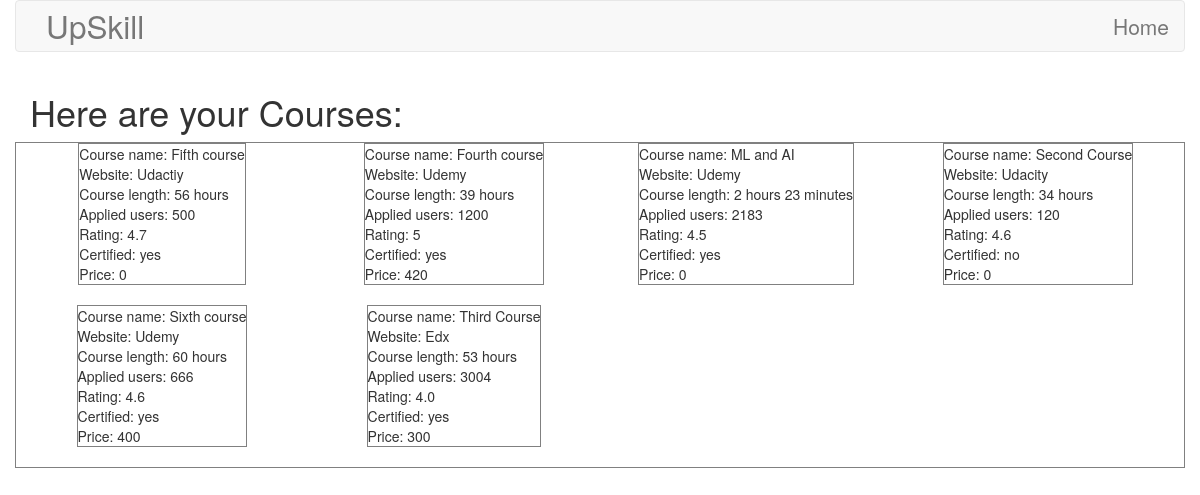
Page /courses/ on the committed database.
### appOne/models.py (models this page shows, shortened)
class Course(models.Model):
    course_name = models.CharField(max_length=128,default='')
    length = models.CharField(max_length=128,default='')
    applied = models.CharField(max_length=128,default='')
    website = models.CharField(max_length=128,default='')
    rating = models.CharField(max_length=128,default='')
    certified = models.CharField(max_length=128,default='')
    price = models.CharField(max_length=128,default=0)

### appOne/views.py (the view)
# urls.py: path('courses/',include('appOne.urls')),
def courses(request):
    course_list = Course.objects.order_by('course_name')
    course_dict = {'courses':course_list}
    return render(request,'appOne/courses.html',context=course_dict)

### templates/appOne/courses.html (shortened to what this page needs)
<!DOCTYPE html>
{% load static %}
<html lang="en" dir="ltr">
  <head>
    <link rel="stylesheet" href="{% static 'css/appOne.css' %}">
    <link rel="stylesheet" href="https://maxcdn.bootstrapcdn.com/bootstrap/3.3.7/css/bootstrap.min.css">
  </head>
  <body>
    <nav class="navbar navbar-default container" role="navigation" id='mynav'>
      <span class="navbar-brand" id="mynav">UpSkill</span>
      <ul class="nav navbar-nav navbar-right">
        <li><a class="navbar-link" href="{%  url 'index' %}">Home</a></li>
      </ul>
    </nav>
    <div class="container">
      <h1 class='myheading'>Here are your Courses: </h1>
      {% if courses %}
      <div class="row">
        {% for course in courses %}
        <div class="col-sm-3">
          <table class="mytable" frame="box">
            <tr><td>Course name: {{ course.course_name }}</td></tr>
            <tr><td>Website: {{ course.website }}</td></tr>
            <tr><td>Course length: {{ course.length }}</td></tr>
            <tr><td>Applied users: {{ course.applied }}</td></tr>
            <tr><td>Rating: {{ course.rating }}</td></tr>
            <tr><td>Certified: {{ course.certified }}</td></tr>
            <tr><td>Price: {{ course.price }}</td></tr>
          </table>
          <br>
        </div>
          {% endfor %}
          </div>
      {% endif %}
    </div>
  </body>
</html>

### appOne/static/css/appOne.css (style rules this page uses)
table,td { border-collapse: collapse; padding: auto; margin: auto; }
#mynav { font-size: 1.5em; }
.row { border: 1px solid grey; }

### rows in the picture
Course: course_name "Fifth course", website "Udactiy", length "56 hours", applied "500", rating "4.7", certified "yes", price "0"
Course: course_name "Fourth course", website "Udemy", length "39 hours", applied "1200", rating "5", certified "yes", price "420"
Course: course_name "ML and AI", website "Udemy", length "2 hours 23 minutes", applied "2183", rating "4.5", certified "yes", price "0"
Course: course_name "Second Course", website "Udacity", length "34 hours", applied "120", rating "4.6", certified "no", price "0"
Course: course_name "Sixth course", website "Udemy", length "60 hours", applied "666", rating "4.6", certified "yes", price "400"
Course: course_name "Third Course", website "Edx", length "53 hours", applied "3004", rating "4.0", certified "yes", price "300"
